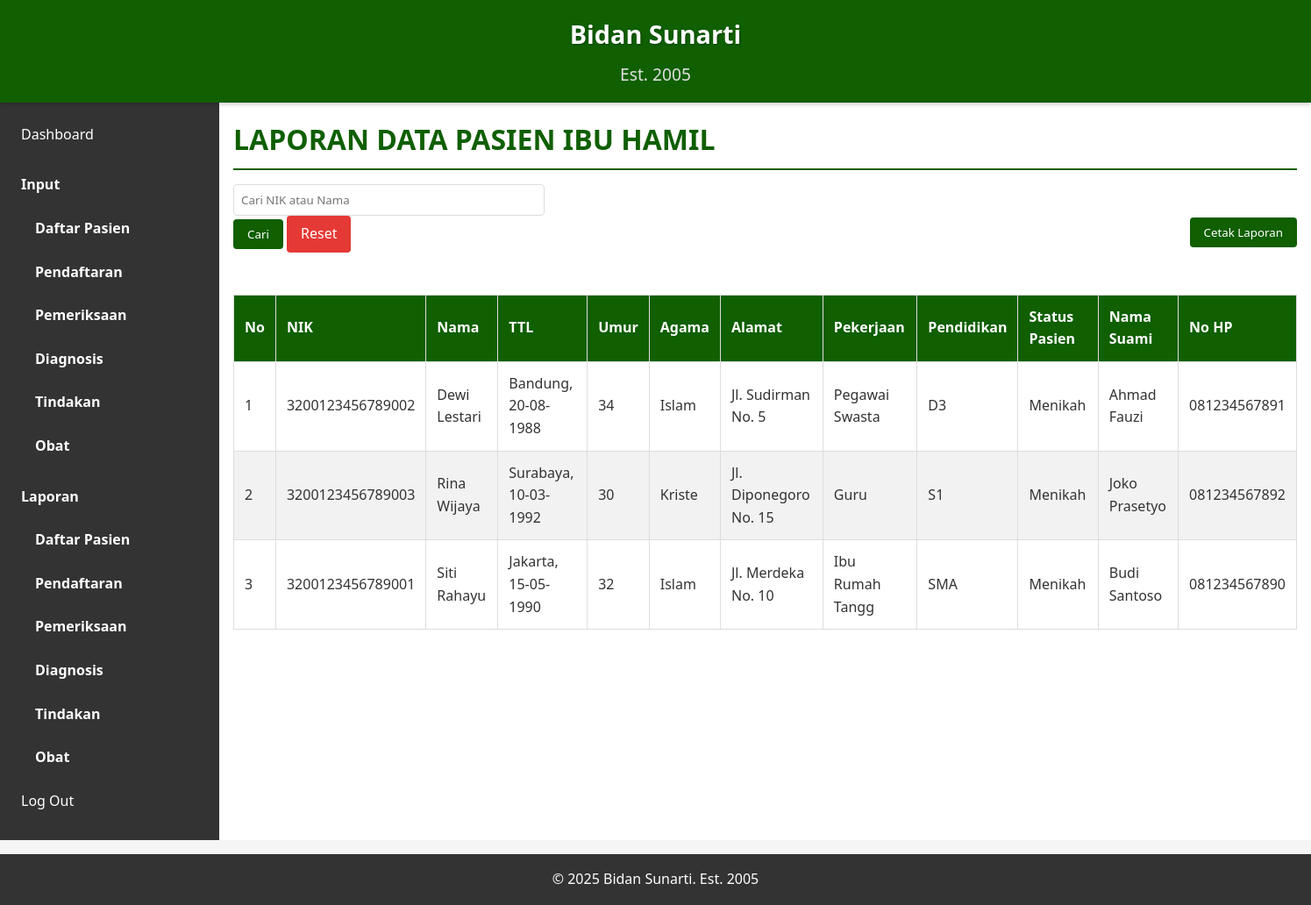
The app's page /modules/pasien/laporan.php (signed in) with its own data.
### tables this page shows
CREATE TABLE IF NOT EXISTS pasien (
    nik VARCHAR(16) PRIMARY KEY,
    nama VARCHAR(30) NOT NULL,
    tempat_lahir VARCHAR(20),
    tanggal_lahir DATE,
    agama VARCHAR(6),
    umur INT,
    alamat VARCHAR(40),
    pekerjaan VARCHAR(15),
    pendidikan VARCHAR(15),
    status_pasien VARCHAR(15),
    nama_suami VARCHAR(25),
    no_hp VARCHAR(13),
    created_at TIMESTAMP DEFAULT CURRENT_TIMESTAMP,
    updated_at TIMESTAMP DEFAULT CURRENT_TIMESTAMP ON UPDATE CURRENT_TIMESTAMP
);

### includes/functions.php (called while the page is built, shortened)
<?php
require_once __DIR__ . '/../config.php';
function getPatientReport()
{
    global $conn;
    $result = $conn->query("SELECT * FROM pasien ORDER BY nama");
    return $result->fetch_all(MYSQLI_ASSOC);
}
function formatDate($date, $format = 'd-m-Y')
{
    $dateObj = new DateTime($date);
    return $dateObj->format($format);
}
?>

### modules/pasien/laporan.php (the view, shortened to what this page needs)
<?php
require_once '../../includes/functions.php';
$patients = getPatientReport();
?>
<!DOCTYPE html>
<html lang="id">
<head>
    <link rel="stylesheet" href="../../css/style.css">
</head>
<body>
    <div class="container">
        <?php include '../../includes/header.php'; ?>
        <aside class="sidebar">
            <?php include '../../includes/sidebar.php'; ?>
        </aside>
        <main class="content">
            <h1>LAPORAN DATA PASIEN IBU HAMIL</h1>
            <div class="no-print actions">
                <form method="GET" class="search-form">
                    <div class="form-group">
                        <input type="text" name="search" placeholder="Cari NIK atau Nama"
                            value="<?php echo isset($_GET['search']) ? htmlspecialchars($_GET['search']) : ''; ?>">
                        <button type="submit" class="btn">Cari</button>
                        <a href="laporan.php" class="btn secondary">Reset</a>
                    </div>
                </form>
                <button onclick="window.print()" class="btn">Cetak Laporan</button>
            </div>
            <table>
                <thead>
                    <tr>
                        <th>No</th>
                        <th>NIK</th>
                        <th>Nama</th>
                        <th>TTL</th>
                        <th>Umur</th>
                        <th>Agama</th>
                        <th>Alamat</th>
                        <th>Pekerjaan</th>
                        <th>Pendidikan</th>
                        <th>Status Pasien</th>
                        <th>Nama Suami</th>
                        <th>No HP</th>
                    </tr>
                </thead>
                <tbody>
                    <?php if (empty($patients)): ?>
                        <tr>
                            <td colspan="12" class="text-center">Tidak ada data pasien</td>
                        </tr>
                    <?php else: ?>
                        <?php foreach ($patients as $index => $patient): ?>
                            <tr>
                                <td><?php echo $index + 1; ?></td>
                                <td><?php echo htmlspecialchars($patient['nik']); ?></td>
                                <td><?php echo htmlspecialchars($patient['nama']); ?></td>
                                <td><?php echo htmlspecialchars($patient['tempat_lahir']); ?>,
                                    <?php echo formatDate($patient['tanggal_lahir']); ?>
                                </td>
                                <td><?php echo htmlspecialchars($patient['umur']); ?></td>
                                <td><?php echo htmlspecialchars($patient['agama']); ?></td>
                                <td><?php echo htmlspecialchars($patient['alamat']); ?></td>
                                <td><?php echo htmlspecialchars($patient['pekerjaan']); ?></td>
                                <td><?php echo htmlspecialchars($patient['pendidikan']); ?></td>
                                <td><?php echo htmlspecialchars($patient['status_pasien']); ?></td>
                                <td><?php echo htmlspecialchars($patient['nama_suami']); ?></td>
                                <td><?php echo htmlspecialchars($patient['no_hp']); ?></td>
                            </tr>
                        <?php endforeach; ?>
                    <?php endif; ?>
                </tbody>
            </table>
        </main>
        <?php include '../../includes/footer.php'; ?>
    </div>
</body>
</html>

### css/style.css (style rules this page uses)
* { margin: 0; padding: 0; box-sizing: border-box; font-family: 'Segoe UI', Tahoma, Geneva, Verdana, sans-serif; }
body { background-color: #f5f5f5; color: #333; line-height: 1.6; }
.container { display: grid; grid-template-rows: auto 1fr auto; min-height: 100vh; }
.sidebar { background-color: #333; color: white; padding: 1rem; }
.content { padding: 1rem; background-color: white; }
.content h1 { color: #105f00; margin-bottom: 1rem; border-bottom: 2px solid #105f00; padding-bottom: 0.5rem; }
.form-group { margin-bottom: 1rem; }
.form-group input, .form-group textarea, .form-group select { width: 100%; padding: 0.5rem; border: 1px solid #ddd; border-radius: 4px; }
.btn { display: inline-block; padding: 0.5rem 1rem; background-color: #105f00; color: white; border: none; border-radius: 4px; cursor: pointer; text-decoration: none; text-align: center; }
.btn.secondary { background-color: #e53935; color: #fff; border: none; }
table { width: 100%; border-collapse: collapse; margin-bottom: 1rem; }
table th, table td { padding: 0.75rem; text-align: left; border: 1px solid #ddd; }
table th { background-color: #105f00; color: white; }
table tr:nth-child(even) { background-color: #f2f2f2; }
.search-form { display: flex; gap: 0.5rem; margin-bottom: 1rem; }
.search-form input { flex: 1; padding: 0.5rem; border: 1px solid #ddd; border-radius: 4px; }
.actions { display: flex; justify-content: space-between; align-items: center; margin-bottom: 1rem; flex-wrap: wrap; gap: 0.5rem; }
@media (min-width: 768px) { .container { grid-template-columns: 250px 1fr; } }

### records on screen
pasien: nik "3200123456789002", nama "Dewi Lestari", tempat_lahir "Bandung", tanggal_lahir "20-08-1988", umur "34", agama "Islam", alamat "Jl. Sudirman No. 5", pekerjaan "Pegawai Swasta", pendidikan "D3", status_pasien "Menikah", nama_suami "Ahmad Fauzi", no_hp "081234567891"
pasien: nik "3200123456789003", nama "Rina Wijaya", tempat_lahir "Surabaya", tanggal_lahir "10-03-1992", umur "30", agama "Kriste", alamat "Jl. Diponegoro No. 15", pekerjaan "Guru", pendidikan "S1", status_pasien "Menikah", nama_suami "Joko Prasetyo", no_hp "081234567892"
pasien: nik "3200123456789001", nama "Siti Rahayu", tempat_lahir "Jakarta", tanggal_lahir "15-05-1990", umur "32", agama "Islam", alamat "Jl. Merdeka No. 10", pekerjaan "Ibu Rumah Tangg", pendidikan "SMA", status_pasien "Menikah", nama_suami "Budi Santoso", no_hp "081234567890"
